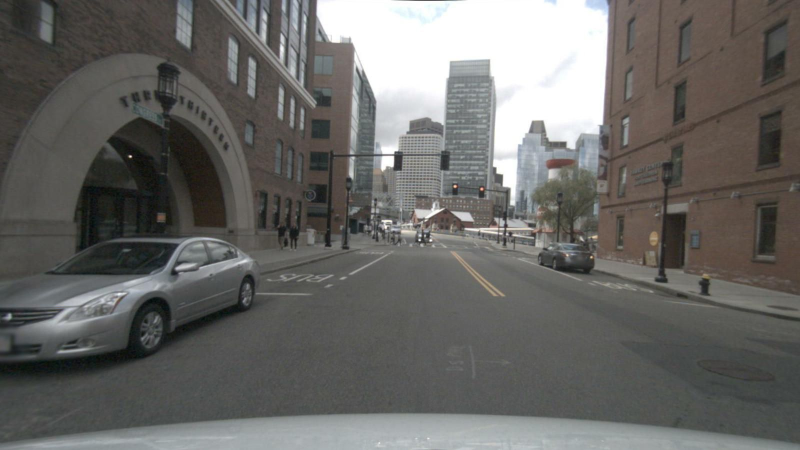
#> input picture RESOURCES/image.png, 1600 x 900 px (shown at 1/2 size)
$ python main.py
#> lines starting #> are read from the running program, lines starting #| are printed output that depends on the picture
import cv2
import os

# IMAGES PRESENT = ['image.png' , 'image_1.png' , 'image_2.png' , 'image_2.png' ]
BACK_CAM_PATH = os.path.join('RESOURCES', 'image.png')

def parking_guide_lines(BACK_CAM_PATH):
#> called with BACK_CAM_PATH = 'RESOURCES/image.png'
    image = cv2.imread(BACK_CAM_PATH)
#> image is the input picture: shape (900, 1600, 3); mean B, G, R 101.3, 104, 104.9
    BACK_CAM_IMAGE = cv2.resize(image, (700, 500))
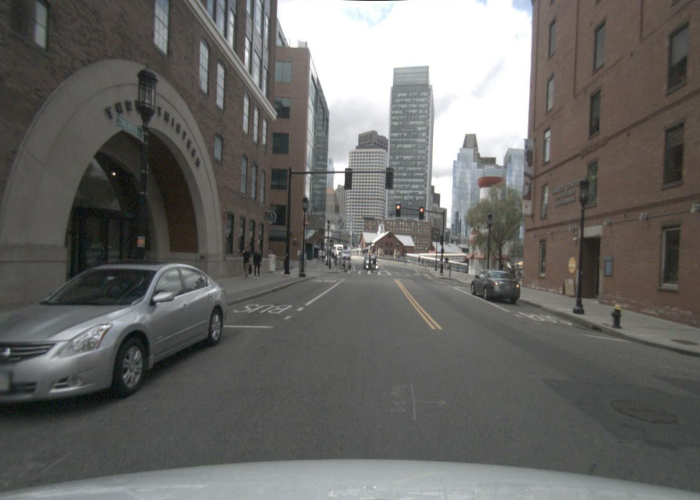
#> BACK_CAM_IMAGE: shape (500, 700, 3); mean B, G, R 101.2, 103.9, 104.8
    # print(BACK_CAM_IMAGE.shape)
    # WID_DIV = BACK_CAM_IMAGE.shape[1]//6
    # HIG_DIV = BACK_CAM_IMAGE.shape[0]//7
    RED = (0,0,255)
    GREEN = (0,255,0)
    YELLOW = (0,255,255)
    X_PAD = 20
    Y_PAD = 40
    X_START_POS = 60
    Y_START_POS = 40
    LINE_THICKNESS = 3

    #------------------------------ DRAW LINE STARTS ------------------------------
    BACK_CAM_IMAGE = cv2.line(BACK_CAM_IMAGE,(X_START_POS,BACK_CAM_IMAGE.shape[0]-Y_START_POS), (X_START_POS+3*X_PAD,BACK_CAM_IMAGE.shape[0]-40-Y_PAD), RED,LINE_THICKNESS)
    BACK_CAM_IMAGE = cv2.line(BACK_CAM_IMAGE,(X_START_POS,BACK_CAM_IMAGE.shape[0]-Y_START_POS), (X_START_POS+3*X_PAD,BACK_CAM_IMAGE.shape[0]-Y_START_POS), RED,LINE_THICKNESS)
    # side lines
    BACK_CAM_IMAGE = cv2.line(BACK_CAM_IMAGE,(BACK_CAM_IMAGE.shape[1]-X_START_POS,BACK_CAM_IMAGE.shape[0]-Y_START_POS), (BACK_CAM_IMAGE.shape[1]-X_START_POS-3*X_PAD,BACK_CAM_IMAGE.shape[0]-40-Y_PAD), RED,LINE_THICKNESS)
    BACK_CAM_IMAGE = cv2.line(BACK_CAM_IMAGE,(BACK_CAM_IMAGE.shape[1]-X_START_POS,BACK_CAM_IMAGE.shape[0]-Y_START_POS), (BACK_CAM_IMAGE.shape[1]-X_START_POS-3*X_PAD,BACK_CAM_IMAGE.shape[0]-Y_START_POS), RED,LINE_THICKNESS)


    BACK_CAM_IMAGE = cv2.line(BACK_CAM_IMAGE,(X_START_POS+3*X_PAD,BACK_CAM_IMAGE.shape[0]-40-Y_PAD), (X_START_POS+6*X_PAD , BACK_CAM_IMAGE.shape[0]-40-2*Y_PAD), YELLOW,LINE_THICKNESS)
    BACK_CAM_IMAGE = cv2.line(BACK_CAM_IMAGE,(X_START_POS+3*X_PAD,BACK_CAM_IMAGE.shape[0]-40-Y_PAD), (X_START_POS+6*X_PAD , BACK_CAM_IMAGE.shape[0]-40-Y_PAD), YELLOW,LINE_THICKNESS)
    # side lines
    BACK_CAM_IMAGE = cv2.line(BACK_CAM_IMAGE,(BACK_CAM_IMAGE.shape[1]-X_START_POS-3*X_PAD,BACK_CAM_IMAGE.shape[0]-40-Y_PAD), (BACK_CAM_IMAGE.shape[1]-X_START_POS-6*X_PAD,BACK_CAM_IMAGE.shape[0]-40-2*Y_PAD), YELLOW,LINE_THICKNESS)
    BACK_CAM_IMAGE = cv2.line(BACK_CAM_IMAGE,(BACK_CAM_IMAGE.shape[1]-X_START_POS-3*X_PAD,BACK_CAM_IMAGE.shape[0]-40-Y_PAD), (BACK_CAM_IMAGE.shape[1]-X_START_POS-6*X_PAD,BACK_CAM_IMAGE.shape[0]-40-Y_PAD), YELLOW,LINE_THICKNESS)


    BACK_CAM_IMAGE = cv2.line(BACK_CAM_IMAGE,(X_START_POS+6*X_PAD , BACK_CAM_IMAGE.shape[0]-40-2*Y_PAD), (X_START_POS+9*X_PAD , BACK_CAM_IMAGE.shape[0]-40-3*Y_PAD), GREEN,LINE_THICKNESS)
    BACK_CAM_IMAGE = cv2.line(BACK_CAM_IMAGE,(X_START_POS+6*X_PAD , BACK_CAM_IMAGE.shape[0]-40-2*Y_PAD), (X_START_POS+9*X_PAD , BACK_CAM_IMAGE.shape[0]-40-2*Y_PAD), GREEN,LINE_THICKNESS)
    # side lines
    BACK_CAM_IMAGE = cv2.line(BACK_CAM_IMAGE,(BACK_CAM_IMAGE.shape[1]-X_START_POS-6*X_PAD,BACK_CAM_IMAGE.shape[0]-40-2*Y_PAD), (BACK_CAM_IMAGE.shape[1]-X_START_POS-9*X_PAD,BACK_CAM_IMAGE.shape[0]-40-3*Y_PAD), GREEN,LINE_THICKNESS)
    BACK_CAM_IMAGE = cv2.line(BACK_CAM_IMAGE,(BACK_CAM_IMAGE.shape[1]-X_START_POS-6*X_PAD,BACK_CAM_IMAGE.shape[0]-40-2*Y_PAD), (BACK_CAM_IMAGE.shape[1]-X_START_POS-9*X_PAD,BACK_CAM_IMAGE.shape[0]-40-2*Y_PAD), GREEN,LINE_THICKNESS)
    BACK_CAM_IMAGE = cv2.line(BACK_CAM_IMAGE,(BACK_CAM_IMAGE.shape[1]-X_START_POS-9*X_PAD,BACK_CAM_IMAGE.shape[0]-40-3*Y_PAD), (BACK_CAM_IMAGE.shape[1]-X_START_POS-12*X_PAD,BACK_CAM_IMAGE.shape[0]-40-3*Y_PAD), GREEN,LINE_THICKNESS)
    BACK_CAM_IMAGE = cv2.line(BACK_CAM_IMAGE,(X_START_POS+9*X_PAD , BACK_CAM_IMAGE.shape[0]-40-3*Y_PAD), (X_START_POS+12*X_PAD , BACK_CAM_IMAGE.shape[0]-40-3*Y_PAD), GREEN,LINE_THICKNESS)
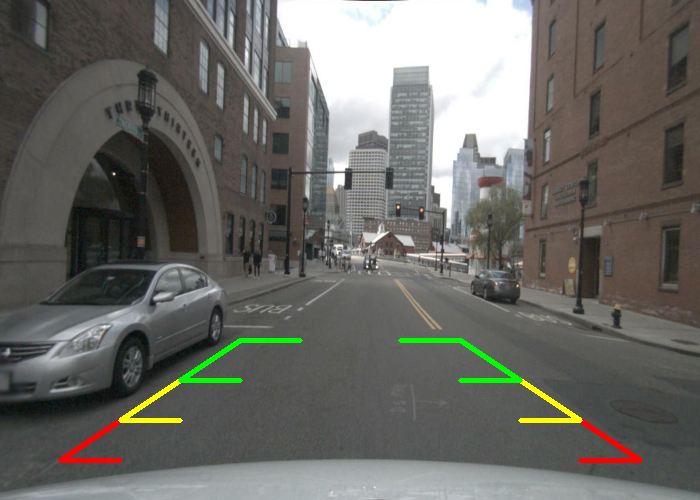
#> BACK_CAM_IMAGE: shape (500, 700, 3); mean B, G, R 100.2, 105.2, 105.6
    #------------------------------ DRAW LINE STARTS ------------------------------

    cv2.imshow("GUIDED IMAGE", BACK_CAM_IMAGE)
    cv2.waitKey(0)

if __name__ == '__main__':
    parking_guide_lines(BACK_CAM_PATH)

$ run again, with RESOURCES/image_1.png copied over RESOURCES/image.png
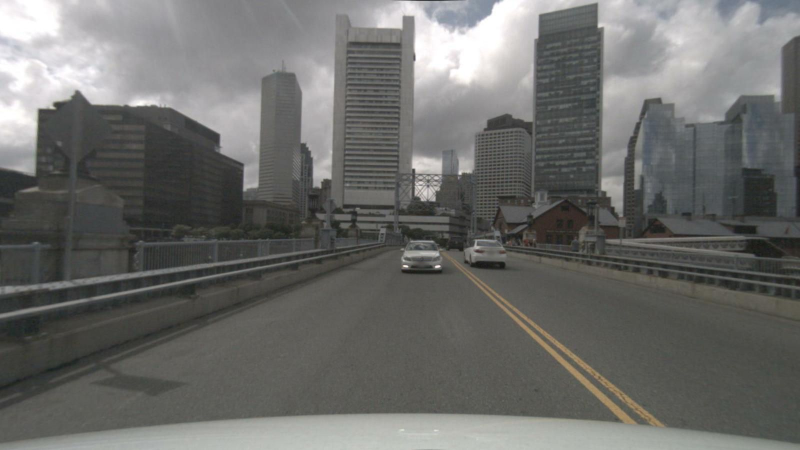
#> input picture RESOURCES/image_1.png, 1600 x 900 px (shown at 1/2 size)
#> in parking_guide_lines, image is the input picture: shape (900, 1600, 3); mean B, G, R 105.6, 108.1, 107.7
#> in parking_guide_lines, `BACK_CAM_IMAGE = cv2.resize(image, (700, 500))`:
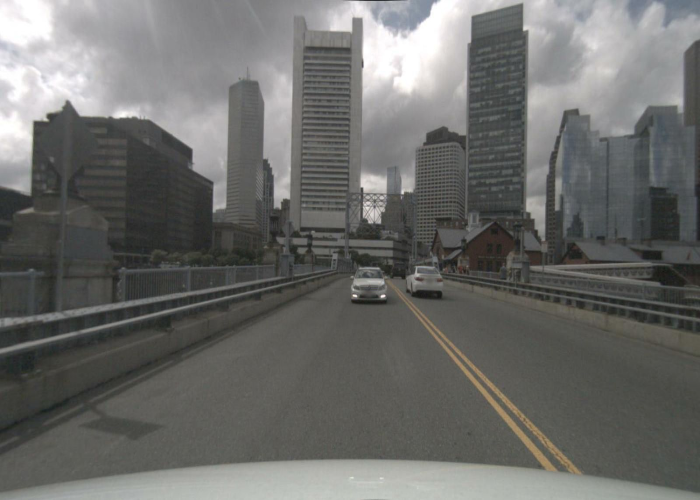
#> BACK_CAM_IMAGE: shape (500, 700, 3); mean B, G, R 105.6, 108, 107.6
#> in parking_guide_lines, `BACK_CAM_IMAGE = cv2.line(BACK_CAM_IMAGE,(X_START_POS+9*X_PAD , BACK_C..`:
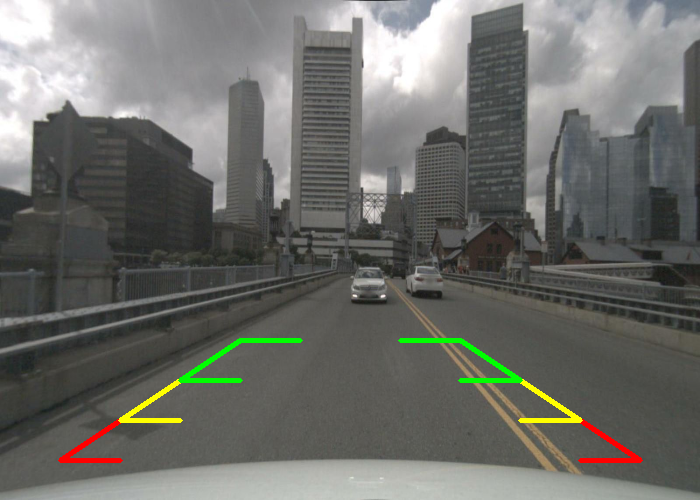
#> BACK_CAM_IMAGE: shape (500, 700, 3); mean B, G, R 104.4, 109.2, 108.4

$ run again, with RESOURCES/image_2.png copied over RESOURCES/image.png
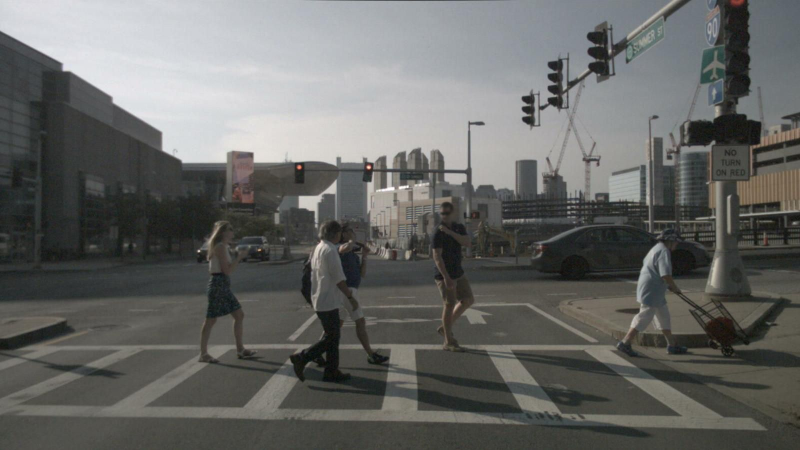
#> input picture RESOURCES/image_2.png, 1600 x 900 px (shown at 1/2 size)
#> in parking_guide_lines, image is the input picture: shape (900, 1600, 3); mean B, G, R 101.2, 103.6, 102.8
#> in parking_guide_lines, `BACK_CAM_IMAGE = cv2.resize(image, (700, 500))`:
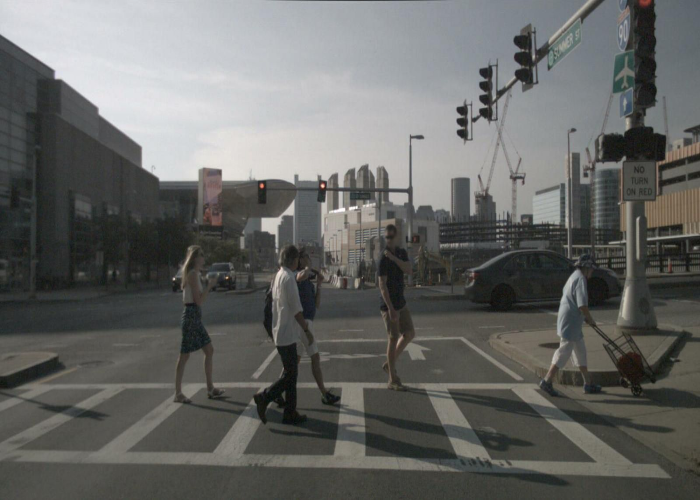
#> BACK_CAM_IMAGE: shape (500, 700, 3); mean B, G, R 101.1, 103.5, 102.7
#> in parking_guide_lines, `BACK_CAM_IMAGE = cv2.line(BACK_CAM_IMAGE,(X_START_POS+9*X_PAD , BACK_C..`:
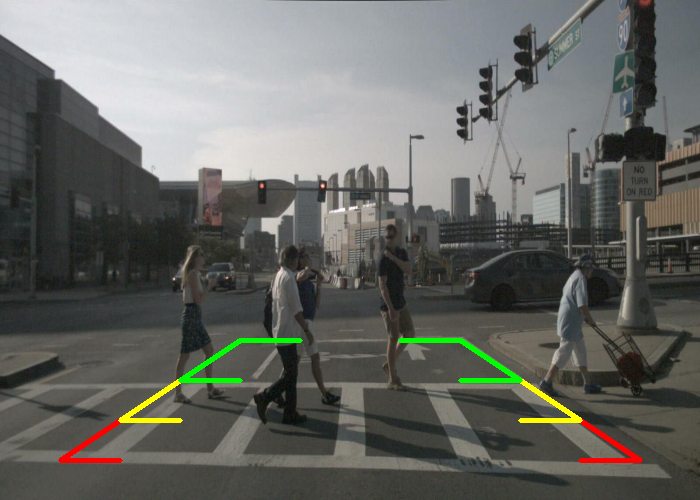
#> BACK_CAM_IMAGE: shape (500, 700, 3); mean B, G, R 100.1, 104.8, 103.5
